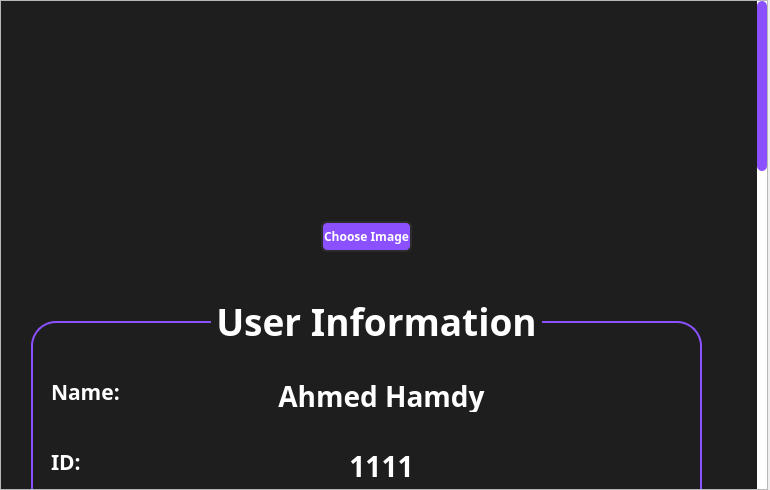
<?xml version="1.0" encoding="UTF-8"?>
<ui version="4.0">
 <class>userProfileClass</class>
 <widget class="QWidget" name="userProfileClass">
  <property name="geometry">
   <rect>
    <x>0</x>
    <y>0</y>
    <width>770</width>
    <height>490</height>
   </rect>
  </property>
  <property name="windowTitle">
   <string>Form</string>
  </property>
  <widget class="QScrollArea" name="scrollArea">
   <property name="geometry">
    <rect>
     <x>0</x>
     <y>0</y>
     <width>768</width>
     <height>490</height>
    </rect>
   </property>
   <property name="styleSheet">
    <string notr="true">QScrollBar:vertical {
    background: white;
    width: 10px;
    margin: 0px;
}

QScrollBar::handle:vertical {
    background: #8B50FF;
    border-radius: 5px;
    min-height: 10px;
}

QScrollBar::add-line:vertical,
QScrollBar::sub-line:vertical {
    height: 0px;
}
</string>
   </property>
   <property name="verticalScrollBarPolicy">
    <enum>Qt::ScrollBarPolicy::ScrollBarAlwaysOn</enum>
   </property>
   <property name="horizontalScrollBarPolicy">
    <enum>Qt::ScrollBarPolicy::ScrollBarAlwaysOff</enum>
   </property>
   <property name="widgetResizable">
    <bool>true</bool>
   </property>
   <widget class="QWidget" name="scrollAreaWidgetContents">
    <property name="geometry">
     <rect>
      <x>0</x>
      <y>-886</y>
      <width>756</width>
      <height>1400</height>
     </rect>
    </property>
    <property name="minimumSize">
     <size>
      <width>751</width>
      <height>1400</height>
     </size>
    </property>
    <property name="styleSheet">
     <string notr="true"> background-color:#1e1e1e; 
color:white;</string>
    </property>
    <widget class="QLabel" name="profilePicture">
     <property name="geometry">
      <rect>
       <x>270</x>
       <y>30</y>
       <width>191</width>
       <height>181</height>
      </rect>
     </property>
     <property name="styleSheet">
      <string notr="true">background-color:transparent;
border-radius: 70px;
</string>
     </property>
     <property name="text">
      <string/>
     </property>
     <property name="pixmap">
      <pixmap>assets/defaultProfile.png</pixmap>
     </property>
     <property name="scaledContents">
      <bool>true</bool>
     </property>
    </widget>
    <widget class="QPushButton" name="chooseImage">
     <property name="geometry">
      <rect>
       <x>320</x>
       <y>220</y>
       <width>91</width>
       <height>31</height>
      </rect>
     </property>
     <property name="font">
      <font>
       <family>Futura</family>
       <bold>true</bold>
      </font>
     </property>
     <property name="styleSheet">
      <string notr="true">QPushButton {
    background-color: #8B50FF; 
    color: white;
    border: 2px solid #2c2c2c;
    border-radius: 6px;
}

QPushButton:hover {
    background-color: #8B50FF ; 
    border: 2px solid #8B50FF ;
    color: white;
}

QPushButton:pressed {
    background-color: #6F3FCC; 
}</string>
     </property>
     <property name="text">
      <string>Choose Image</string>
     </property>
    </widget>
    <widget class="QLabel" name="nameLabel">
     <property name="geometry">
      <rect>
       <x>50</x>
       <y>370</y>
       <width>71</width>
       <height>41</height>
      </rect>
     </property>
     <property name="font">
      <font>
       <family>Futura</family>
       <pointsize>16</pointsize>
       <bold>true</bold>
      </font>
     </property>
     <property name="text">
      <string>Name: </string>
     </property>
    </widget>
    <widget class="QLabel" name="idLabel">
     <property name="geometry">
      <rect>
       <x>50</x>
       <y>440</y>
       <width>31</width>
       <height>41</height>
      </rect>
     </property>
     <property name="font">
      <font>
       <family>Futura</family>
       <pointsize>16</pointsize>
       <bold>true</bold>
      </font>
     </property>
     <property name="text">
      <string>ID:</string>
     </property>
    </widget>
    <widget class="QLabel" name="dobLabel">
     <property name="geometry">
      <rect>
       <x>50</x>
       <y>510</y>
       <width>151</width>
       <height>41</height>
      </rect>
     </property>
     <property name="font">
      <font>
       <family>Futura</family>
       <pointsize>16</pointsize>
       <bold>true</bold>
      </font>
     </property>
     <property name="text">
      <string>Date Of Birth:</string>
     </property>
    </widget>
    <widget class="QLabel" name="infoLabel">
     <property name="geometry">
      <rect>
       <x>210</x>
       <y>300</y>
       <width>331</width>
       <height>41</height>
      </rect>
     </property>
     <property name="font">
      <font>
       <family>Futura</family>
       <pointsize>28</pointsize>
       <bold>true</bold>
      </font>
     </property>
     <property name="styleSheet">
      <string notr="true"> background-color:#1e1e1e; </string>
     </property>
     <property name="text">
      <string>User Information</string>
     </property>
     <property name="alignment">
      <set>Qt::AlignmentFlag::AlignCenter</set>
     </property>
    </widget>
    <widget class="QLabel" name="frameInfo">
     <property name="geometry">
      <rect>
       <x>30</x>
       <y>320</y>
       <width>671</width>
       <height>291</height>
      </rect>
     </property>
     <property name="styleSheet">
      <string notr="true">border-radius: 25px;
border: 2px solid #8B50FF;
</string>
     </property>
     <property name="text">
      <string/>
     </property>
    </widget>
    <widget class="QLabel" name="subLabel">
     <property name="geometry">
      <rect>
       <x>220</x>
       <y>650</y>
       <width>331</width>
       <height>41</height>
      </rect>
     </property>
     <property name="font">
      <font>
       <family>Futura</family>
       <pointsize>28</pointsize>
       <bold>true</bold>
      </font>
     </property>
     <property name="styleSheet">
      <string notr="true"> background-color:#1e1e1e; </string>
     </property>
     <property name="text">
      <string>Subscription</string>
     </property>
     <property name="alignment">
      <set>Qt::AlignmentFlag::AlignCenter</set>
     </property>
    </widget>
    <widget class="QLabel" name="frameSub">
     <property name="geometry">
      <rect>
       <x>30</x>
       <y>660</y>
       <width>671</width>
       <height>191</height>
      </rect>
     </property>
     <property name="styleSheet">
      <string notr="true">border-radius: 25px;
border: 2px solid #8B50FF;
</string>
     </property>
     <property name="text">
      <string/>
     </property>
    </widget>
    <widget class="QLabel" name="currentLabel">
     <property name="geometry">
      <rect>
       <x>70</x>
       <y>730</y>
       <width>231</width>
       <height>41</height>
      </rect>
     </property>
     <property name="font">
      <font>
       <family>Futura</family>
       <pointsize>16</pointsize>
       <bold>true</bold>
      </font>
     </property>
     <property name="text">
      <string>Current Subscription:</string>
     </property>
    </widget>
    <widget class="QPushButton" name="viewPlans">
     <property name="geometry">
      <rect>
       <x>460</x>
       <y>810</y>
       <width>80</width>
       <height>24</height>
      </rect>
     </property>
     <property name="font">
      <font>
       <family>Futura</family>
       <bold>true</bold>
      </font>
     </property>
     <property name="styleSheet">
      <string notr="true">QPushButton {
    background-color: #8B50FF; 
    color: white;
    border: 2px solid #2c2c2c;
    border-radius: 6px;
}

QPushButton:hover {
    background-color: #6F3FCC ; 
    border: 2px solid #8B50FF ;
    color: white;
}

QPushButton:pressed {
    background-color: #4B2A99; 
}</string>
     </property>
     <property name="text">
      <string>View Plans</string>
     </property>
    </widget>
    <widget class="QPushButton" name="Cancel">
     <property name="geometry">
      <rect>
       <x>179</x>
       <y>810</y>
       <width>131</width>
       <height>24</height>
      </rect>
     </property>
     <property name="font">
      <font>
       <family>Futura</family>
       <bold>true</bold>
      </font>
     </property>
     <property name="styleSheet">
      <string notr="true">QPushButton {
    background-color: #8B50FF; 
    color: white;
    border: 2px solid #2c2c2c;
    border-radius: 6px;
}

QPushButton:hover {
    background-color: #FF0000;    
    border: 2px solid #FF0000;
    color: white;
}

QPushButton:pressed {
    background-color: #c0392b;
}</string>
     </property>
     <property name="text">
      <string>Cancel Subscription</string>
     </property>
    </widget>
    <widget class="QLabel" name="frameClass">
     <property name="geometry">
      <rect>
       <x>30</x>
       <y>900</y>
       <width>671</width>
       <height>191</height>
      </rect>
     </property>
     <property name="styleSheet">
      <string notr="true">border-radius: 25px;
border: 2px solid #8B50FF;
</string>
     </property>
     <property name="text">
      <string/>
     </property>
    </widget>
    <widget class="QLabel" name="classLabel">
     <property name="geometry">
      <rect>
       <x>220</x>
       <y>890</y>
       <width>331</width>
       <height>41</height>
      </rect>
     </property>
     <property name="font">
      <font>
       <family>Futura</family>
       <pointsize>28</pointsize>
       <bold>true</bold>
      </font>
     </property>
     <property name="styleSheet">
      <string notr="true"> background-color:#1e1e1e; </string>
     </property>
     <property name="text">
      <string>Classes</string>
     </property>
     <property name="alignment">
      <set>Qt::AlignmentFlag::AlignCenter</set>
     </property>
    </widget>
    <widget class="QLabel" name="frameCourt">
     <property name="geometry">
      <rect>
       <x>40</x>
       <y>1140</y>
       <width>671</width>
       <height>191</height>
      </rect>
     </property>
     <property name="styleSheet">
      <string notr="true">border-radius: 25px;
border: 2px solid #8B50FF;
</string>
     </property>
     <property name="text">
      <string/>
     </property>
    </widget>
    <widget class="QLabel" name="courtsLabel">
     <property name="geometry">
      <rect>
       <x>230</x>
       <y>1130</y>
       <width>331</width>
       <height>41</height>
      </rect>
     </property>
     <property name="font">
      <font>
       <family>Futura</family>
       <pointsize>28</pointsize>
       <bold>true</bold>
      </font>
     </property>
     <property name="styleSheet">
      <string notr="true"> background-color:#1e1e1e; </string>
     </property>
     <property name="text">
      <string>Courts</string>
     </property>
     <property name="alignment">
      <set>Qt::AlignmentFlag::AlignCenter</set>
     </property>
    </widget>
    <widget class="QLabel" name="Name">
     <property name="geometry">
      <rect>
       <x>260</x>
       <y>380</y>
       <width>241</width>
       <height>31</height>
      </rect>
     </property>
     <property name="font">
      <font>
       <family>Futura</family>
       <pointsize>21</pointsize>
       <bold>true</bold>
      </font>
     </property>
     <property name="text">
      <string>Ahmed Hamdy</string>
     </property>
     <property name="alignment">
      <set>Qt::AlignmentFlag::AlignCenter</set>
     </property>
    </widget>
    <widget class="QLabel" name="ID">
     <property name="geometry">
      <rect>
       <x>260</x>
       <y>450</y>
       <width>241</width>
       <height>31</height>
      </rect>
     </property>
     <property name="font">
      <font>
       <family>Futura</family>
       <pointsize>21</pointsize>
       <bold>true</bold>
      </font>
     </property>
     <property name="text">
      <string>1111</string>
     </property>
     <property name="alignment">
      <set>Qt::AlignmentFlag::AlignCenter</set>
     </property>
    </widget>
    <widget class="QLabel" name="DOB">
     <property name="geometry">
      <rect>
       <x>270</x>
       <y>510</y>
       <width>241</width>
       <height>31</height>
      </rect>
     </property>
     <property name="font">
      <font>
       <family>Futura</family>
       <pointsize>21</pointsize>
       <bold>true</bold>
      </font>
     </property>
     <property name="text">
      <string>13/12/2004</string>
     </property>
     <property name="alignment">
      <set>Qt::AlignmentFlag::AlignCenter</set>
     </property>
    </widget>
    <widget class="QLabel" name="Plan">
     <property name="geometry">
      <rect>
       <x>330</x>
       <y>740</y>
       <width>241</width>
       <height>31</height>
      </rect>
     </property>
     <property name="font">
      <font>
       <family>Futura</family>
       <pointsize>21</pointsize>
       <bold>true</bold>
      </font>
     </property>
     <property name="text">
      <string>Yearly - VIP</string>
     </property>
     <property name="alignment">
      <set>Qt::AlignmentFlag::AlignCenter</set>
     </property>
    </widget>
    <widget class="QScrollArea" name="scrollAreaClass">
     <property name="geometry">
      <rect>
       <x>40</x>
       <y>940</y>
       <width>651</width>
       <height>141</height>
      </rect>
     </property>
     <property name="styleSheet">
      <string notr="true">QScrollBar:vertical {
    background: white;
    width: 10px;
    margin: 0px;
}

QScrollBar::handle:vertical {
    background: #8B50FF;
    border-radius: 5px;
    min-height: 10px;
}

QScrollBar::add-line:vertical,
QScrollBar::sub-line:vertical {
    height: 0px;
}
</string>
     </property>
     <property name="widgetResizable">
      <bool>true</bool>
     </property>
     <widget class="QWidget" name="scrollAreaWidgetContents_2">
      <property name="geometry">
       <rect>
        <x>0</x>
        <y>0</y>
        <width>649</width>
        <height>139</height>
       </rect>
      </property>
     </widget>
    </widget>
    <widget class="QScrollArea" name="scrollAreaCourt">
     <property name="geometry">
      <rect>
       <x>50</x>
       <y>1180</y>
       <width>651</width>
       <height>141</height>
      </rect>
     </property>
     <property name="styleSheet">
      <string notr="true">QScrollBar:vertical {
    background: white;
    width: 10px;
    margin: 0px;
}

QScrollBar::handle:vertical {
    background: #8B50FF;
    border-radius: 5px;
    min-height: 10px;
}

QScrollBar::add-line:vertical,
QScrollBar::sub-line:vertical {
    height: 0px;
}
</string>
     </property>
     <property name="widgetResizable">
      <bool>true</bool>
     </property>
     <widget class="QWidget" name="scrollAreaWidgetContents_4">
      <property name="geometry">
       <rect>
        <x>0</x>
        <y>0</y>
        <width>649</width>
        <height>139</height>
       </rect>
      </property>
     </widget>
    </widget>
    <widget class="QLabel" name="messageClass">
     <property name="geometry">
      <rect>
       <x>80</x>
       <y>950</y>
       <width>561</width>
       <height>121</height>
      </rect>
     </property>
     <property name="font">
      <font>
       <family>Futura</family>
       <pointsize>16</pointsize>
      </font>
     </property>
     <property name="styleSheet">
      <string notr="true">color:white;
background-color:transparent;</string>
     </property>
     <property name="text">
      <string>No booked classes at the moment</string>
     </property>
     <property name="alignment">
      <set>Qt::AlignmentFlag::AlignCenter</set>
     </property>
    </widget>
    <widget class="QLabel" name="messageCourt">
     <property name="geometry">
      <rect>
       <x>90</x>
       <y>1190</y>
       <width>561</width>
       <height>121</height>
      </rect>
     </property>
     <property name="font">
      <font>
       <family>Futura</family>
       <pointsize>16</pointsize>
      </font>
     </property>
     <property name="styleSheet">
      <string notr="true">color:white;
background-color:transparent;</string>
     </property>
     <property name="text">
      <string>No booked padel courts at the moment</string>
     </property>
     <property name="alignment">
      <set>Qt::AlignmentFlag::AlignCenter</set>
     </property>
    </widget>
    <zorder>frameSub</zorder>
    <zorder>frameInfo</zorder>
    <zorder>profilePicture</zorder>
    <zorder>chooseImage</zorder>
    <zorder>nameLabel</zorder>
    <zorder>idLabel</zorder>
    <zorder>dobLabel</zorder>
    <zorder>infoLabel</zorder>
    <zorder>subLabel</zorder>
    <zorder>currentLabel</zorder>
    <zorder>viewPlans</zorder>
    <zorder>Cancel</zorder>
    <zorder>frameClass</zorder>
    <zorder>classLabel</zorder>
    <zorder>frameCourt</zorder>
    <zorder>courtsLabel</zorder>
    <zorder>Name</zorder>
    <zorder>ID</zorder>
    <zorder>DOB</zorder>
    <zorder>Plan</zorder>
    <zorder>scrollAreaClass</zorder>
    <zorder>scrollAreaCourt</zorder>
    <zorder>messageClass</zorder>
    <zorder>messageCourt</zorder>
   </widget>
  </widget>
 </widget>
 <resources/>
 <connections/>
</ui>
